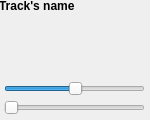
<?xml version="1.0" encoding="UTF-8"?>
<ui version="4.0">
    <class>Graphics::Track</class>
    <widget class="QWidget" name="Graphics::Track">
        <property name="geometry">
            <rect>
                <x>0</x>
                <y>0</y>
                <width>150</width>
                <height>120</height>
            </rect>
        </property>
        <property name="sizePolicy">
            <sizepolicy hsizetype="Fixed" vsizetype="Fixed">
                <horstretch>0</horstretch>
                <verstretch>0</verstretch>
            </sizepolicy>
        </property>
        <property name="minimumSize">
            <size>
                <width>150</width>
                <height>120</height>
            </size>
        </property>
        <property name="windowTitle">
            <string>Form</string>
        </property>
        <property name="styleSheet">
            <string notr="true"/>
        </property>
        <widget class="QWidget" name="verticalLayoutWidget">
            <property name="geometry">
                <rect>
                    <x>-1</x>
                    <y>-1</y>
                    <width>151</width>
                    <height>121</height>
                </rect>
            </property>
            <layout class="QVBoxLayout" name="verticalLayout">
                <property name="spacing">
                    <number>4</number>
                </property>
                <property name="leftMargin">
                    <number>0</number>
                </property>
                <property name="topMargin">
                    <number>0</number>
                </property>
                <property name="rightMargin">
                    <number>0</number>
                </property>
                <property name="bottomMargin">
                    <number>0</number>
                </property>
                <item>
                    <widget class="QLabel" name="trackName">
                        <property name="sizePolicy">
                            <sizepolicy hsizetype="Preferred" vsizetype="Fixed">
                                <horstretch>0</horstretch>
                                <verstretch>0</verstretch>
                            </sizepolicy>
                        </property>
                        <property name="font">
                            <font>
                                <weight>75</weight>
                                <bold>true</bold>
                            </font>
                        </property>
                        <property name="text">
                            <string>Track's name</string>
                        </property>
                    </widget>
                </item>
                <item>
                    <spacer name="verticalSpacer">
                        <property name="orientation">
                            <enum>Qt::Vertical</enum>
                        </property>
                        <property name="sizeHint" stdset="0">
                            <size>
                                <width>20</width>
                                <height>40</height>
                            </size>
                        </property>
                    </spacer>
                </item>
                <item>
                    <layout class="QVBoxLayout" name="verticalLayout_2">
                        <property name="spacing">
                            <number>4</number>
                        </property>
                        <property name="leftMargin">
                            <number>5</number>
                        </property>
                        <property name="topMargin">
                            <number>5</number>
                        </property>
                        <property name="rightMargin">
                            <number>5</number>
                        </property>
                        <property name="bottomMargin">
                            <number>5</number>
                        </property>
                        <item>
                            <widget class="Graphics::Slider" name="volumeSlider">
                                <property name="sizePolicy">
                                    <sizepolicy hsizetype="Preferred" vsizetype="Preferred">
                                        <horstretch>0</horstretch>
                                        <verstretch>0</verstretch>
                                    </sizepolicy>
                                </property>
                                <property name="value">
                                    <number>50</number>
                                </property>
                                <property name="orientation">
                                    <enum>Qt::Horizontal</enum>
                                </property>
                            </widget>
                        </item>
                        <item>
                            <widget class="Graphics::Slider" name="panSlider">
                                <property name="sizePolicy">
                                    <sizepolicy hsizetype="Preferred" vsizetype="Preferred">
                                        <horstretch>0</horstretch>
                                        <verstretch>0</verstretch>
                                    </sizepolicy>
                                </property>
                                <property name="orientation">
                                    <enum>Qt::Horizontal</enum>
                                </property>
                            </widget>
                        </item>
                    </layout>
                </item>
            </layout>
        </widget>
    </widget>
    <customwidgets>
        <customwidget>
            <class>Graphics::Slider</class>
            <extends>QSlider</extends>
            <header>Graphics/Widgets/slider.h</header>
        </customwidget>
    </customwidgets>
    <resources/>
    <connections/>
</ui>
